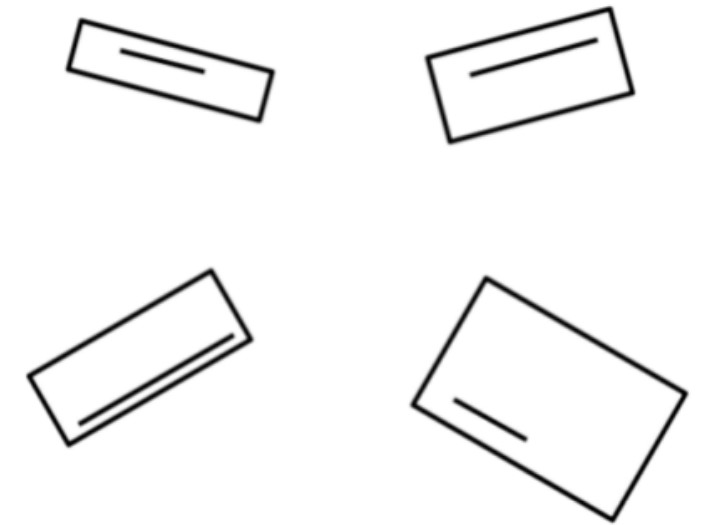
#> input picture rectangles.jpg, 706 x 525 px
$ python rectangle_numbering.py
#> lines starting #> are read from the running program, lines starting #| are printed output that depends on the picture; after the words box and inside, x2 and y2 are one past the last pixel; in counts of white or black regions, pixels touching at a corner belong together
# %%
import cv2
import numpy as np

# Function to calculate the length of a line
def line_length(line):
    x1, y1, x2, y2 = line
    return np.sqrt((x2 - x1)**2 + (y2 - y1)**2)

# Load the image
image = cv2.imread('rectangles.jpg')
#> image is the input picture: shape (525, 706, 3); min 0, max 255, mean 245.1

# Convert to grayscale
gray = cv2.cvtColor(image, cv2.COLOR_BGR2GRAY)

# Apply Gaussian blur
blurred = cv2.GaussianBlur(gray, (5, 5), 0)

# Canny edge detection
edges = cv2.Canny(blurred, 50, 150)
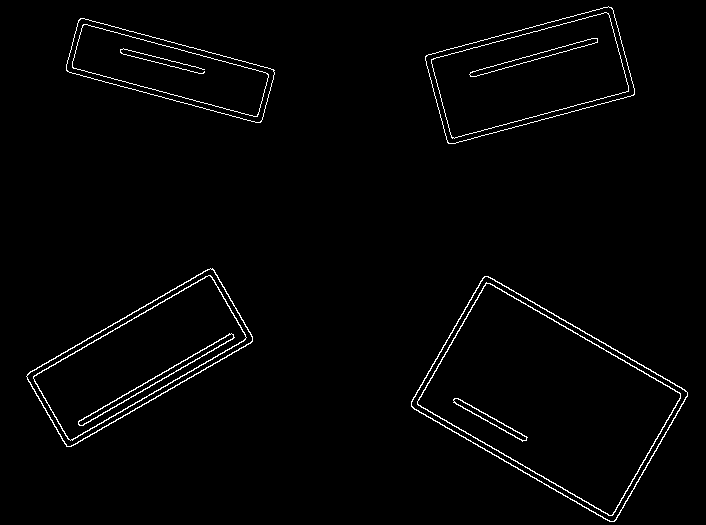
#> edges: shape (525, 706); 1.8% white in thin lines or dots

# Find contours
contours, _ = cv2.findContours(edges.copy(), cv2.RETR_EXTERNAL, cv2.CHAIN_APPROX_SIMPLE)
#> contours = 4 contours; box (x1, y1, x2, y2) and area: (411, 276, 688, 522) 35830, (26, 268, 253, 447) 18362, (425, 6, 635, 144) 17863, (66, 18, 275, 123) 11257

counter = 0
lines_within_rectangle = []
# Loop over the contours to find rectangles and lines within them
for cnt in contours:
    counter = counter+1
    # Approximate the contour to a polygon
    epsilon = 0.05 * cv2.arcLength(cnt, True)
    approx = cv2.approxPolyDP(cnt, epsilon, True)

    # If the polygon has 4 vertices, it could be a rectangle
    if len(approx) == 4:
        rect = cv2.boundingRect(approx)
        x, y, w, h = rect

        # Create a slightly smaller mask for the current rectangle to exclude edges
        mask = np.zeros(gray.shape, np.uint8)

        # Offset mask from the edge of the rectangle so that only the lines completely within the rectangle is identified
        offset = 28
        #manual offset didn't work for the biggest rectangle so we need to calculate offset according to each rectangle
        # Calculate dynamic offset based on rectangle size
        if counter == 1:
            offset = int(max(w, h) * 0.199)

        cv2.rectangle(mask, (x+offset, y+offset), (x+w-offset, y+h-offset), 255, -1)
        masked_edges = cv2.bitwise_and(edges, edges, mask=mask)

        # Visualize the mask
        # cv2.imshow('Mask', mask)
        # cv2.waitKey(0)

        # Detect lines within the offset rectangle
        lines = cv2.HoughLinesP(masked_edges, 1, np.pi/180, threshold=50, minLineLength=20, maxLineGap=2)

        # Check if any lines were found
        if lines is not None:
            # Sort the lines by length
            sorted_lines = sorted(lines, key=lambda l: line_length(l[0]), reverse=True)

            #Here, I have adjusted the offset of the mask so that the longest line is the line within the rectangle.
            longest_line = sorted_lines[0][0]
            lines_within_rectangle.append(longest_line)
            # Draw the longest line in red
            cv2.line(image, (longest_line[0], longest_line[1]), (longest_line[2], longest_line[3]), (0, 0, 255), 2)
#> this loop made 4 passes
#> (epsilon, approx, x, y, w, h, offset) on passes 1 to 3: (41.06, [[484, 276], [411, 406], [614, 521], [687, 392]], 411, 276, 277, 246, 55), (31.89, [[212, 268], [27, 374], [66, 446], [252, 341]], 27, 268, 226, 179, 28), (27.38, [[78, 20], [67, 71], [261, 121], [273, 69]], 67, 20, 207, 102, 28)
#> (epsilon, approx, x, y, w, h, offset) on pass 4: (30.32, [[612, 8], [426, 55], [447, 142], [633, 95]], 426, 8, 208, 135, 28)
#> pass 1, `masked_edges = cv2.bitwise_and(edges, edges, mask=mask)`:
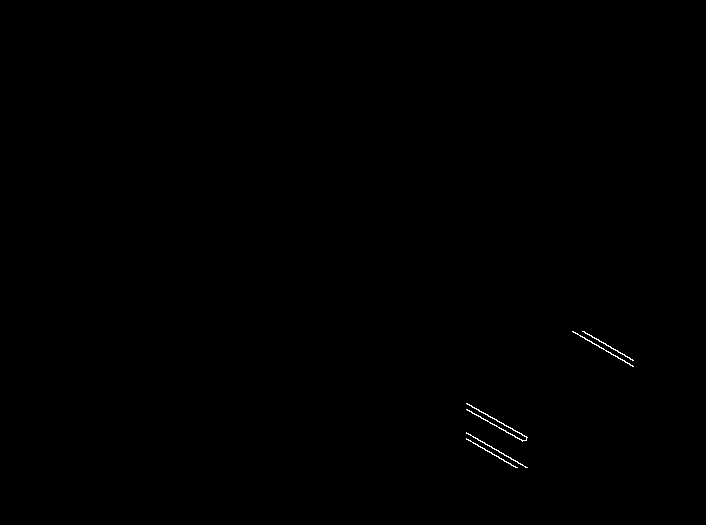
#> masked_edges: shape (525, 706); 0.15% white in thin lines or dots, all inside (x1, y1, x2, y2) = (466, 331, 634, 468)
#> pass 3, `masked_edges = cv2.bitwise_and(edges, edges, mask=mask)`:
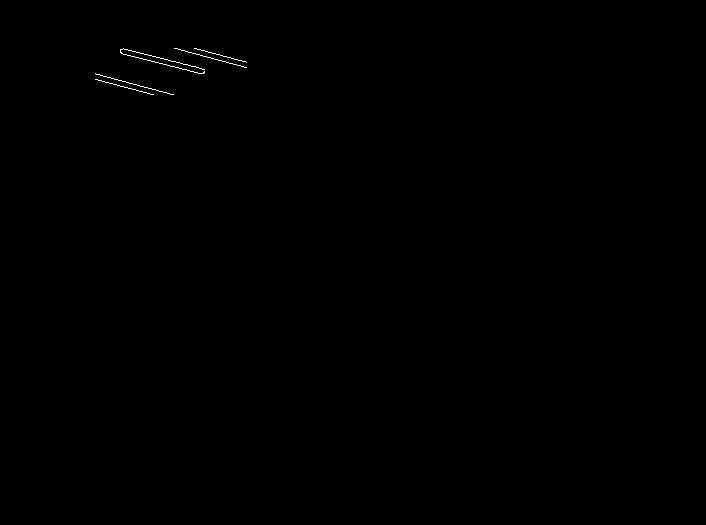
#> masked_edges: shape (525, 706); 0.12% white in thin lines or dots, all inside (x1, y1, x2, y2) = (95, 48, 247, 95)
#> after the loop:
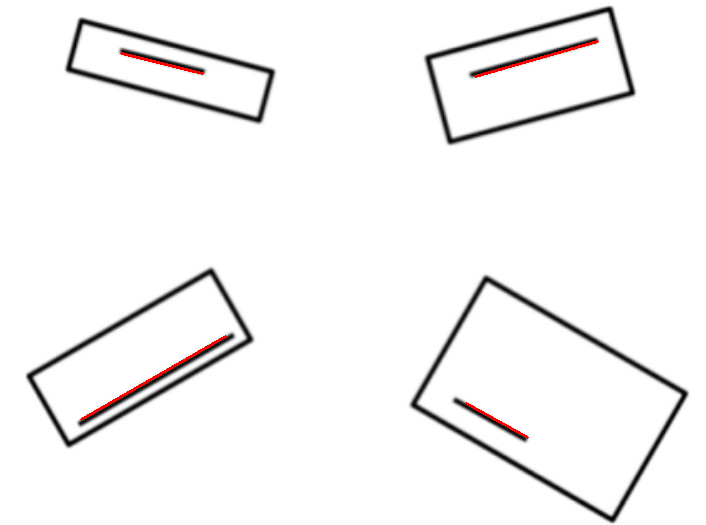
#> image: shape (525, 706, 3); 0.34% of pixels changed, all inside (x1, y1, x2, y2) = (80, 40, 599, 439)
#> after the loop:
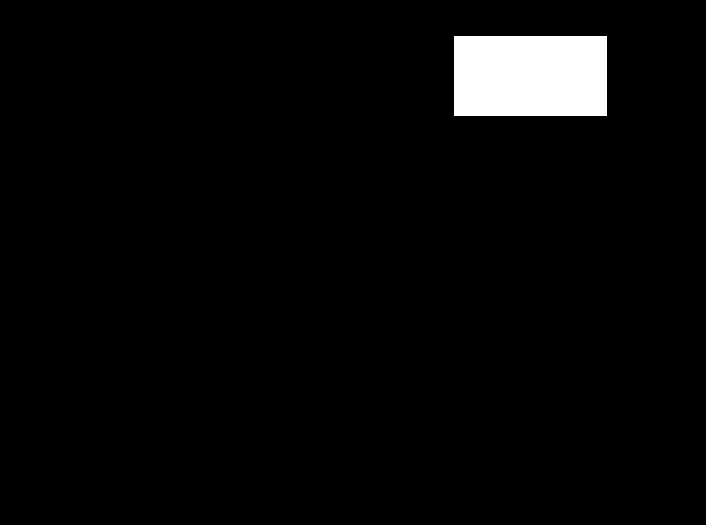
#> mask: shape (525, 706); 3.3% white; 1 white region, box (x1, y1, x2, y2) and area: (454, 36, 607, 116) 12240
#> after the loop:
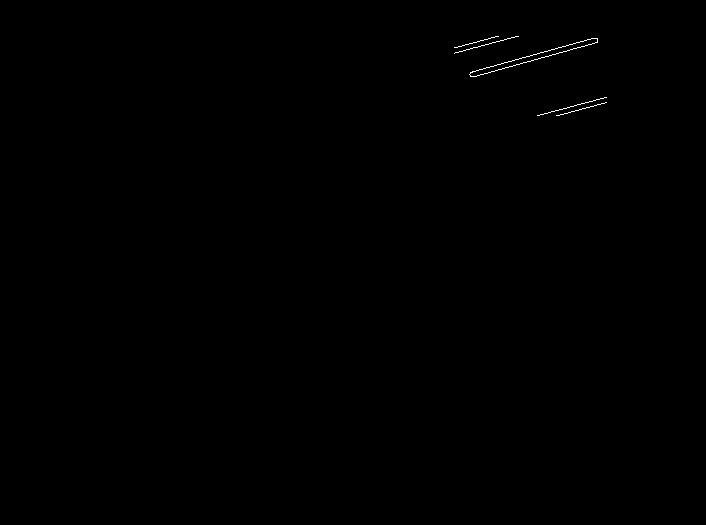
#> masked_edges: shape (525, 706); 0.13% white in thin lines or dots, all inside (x1, y1, x2, y2) = (454, 36, 607, 116)
#> after the loop, counter = 4; lines_within_rectangle = [[466, 403, 527, 437], [81, 419, 225, 336], [121, 53, 202, 73], [475, 76, 597, 41]]

sorted_lines_within_rectangle = sorted(lines_within_rectangle, key=line_length)
#> sorted_lines_within_rectangle = [[466, 403, 527, 437], [121, 53, 202, 73], [475, 76, 597, 41], [81, 419, 225, 336]]

# Output the ranked lines and draw the rank on the image
for idx, line in enumerate(sorted_lines_within_rectangle):
    # Calculate the position for text (somewhere near the middle of the line)
    x1, y1, x2, y2 = line
    text_position = (x1 + (x2 - x1) // 2, y1 + (y2 - y1) // 2)

    # The rank is idx + 1 since enumerate starts at 0
    rank = str(idx + 1)

    # Draw the rank on the image
    cv2.putText(image, rank, text_position, cv2.FONT_HERSHEY_SIMPLEX, 0.5, (0, 0, 0), 2)
#> this loop made 4 passes
#> (x1, y1, x2, y2, text_position, rank) on passes 1 to 4: (466, 403, 527, 437, (496, 420), '1'), (121, 53, 202, 73, (161, 63), '2'), (475, 76, 597, 41, (536, 58), '3'), (81, 419, 225, 336, (153, 377), '4')
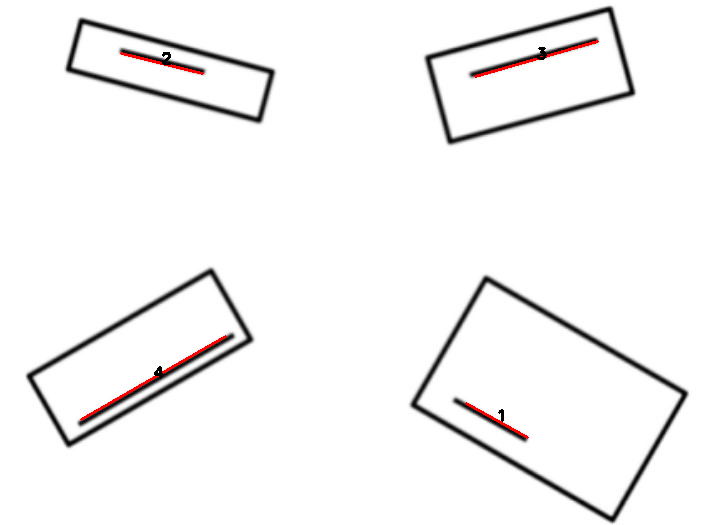
#> image: shape (525, 706, 3); 0.07% of pixels changed, all inside (x1, y1, x2, y2) = (154, 47, 547, 422)

# Show the result
cv2.imshow('Image with Ranked Lines', image)
cv2.waitKey(0)
cv2.destroyAllWindows()
# %%
